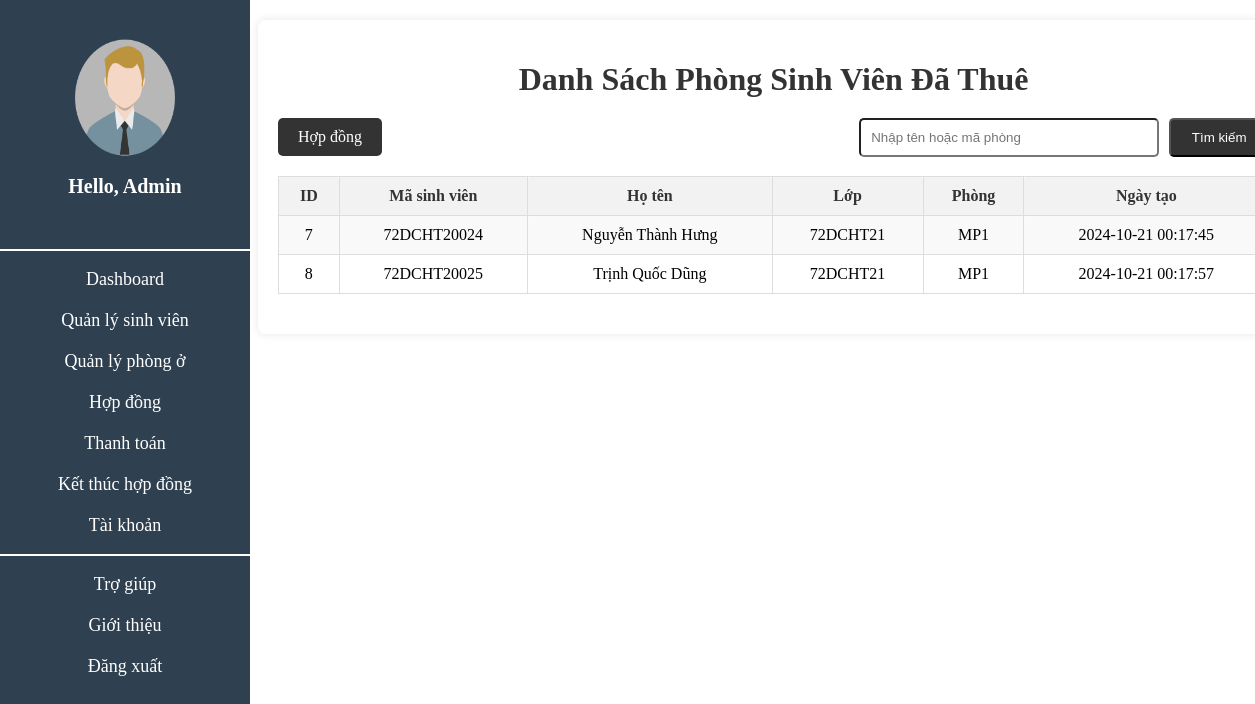
The page /view/Danhsachphong.php on the database its author committed.
### tables this page shows
CREATE TABLE `hopdong` (
  `id` int(11) NOT NULL,
  `Mahopdong` varchar(50) NOT NULL,
  `Masinhvien` varchar(100) DEFAULT NULL,
  `Hoten` varchar(50) DEFAULT NULL,
  `Lop` varchar(50) DEFAULT NULL,
  `Maphong` varchar(50) DEFAULT NULL,
  `Ngaytao` timestamp NULL DEFAULT current_timestamp() ON UPDATE current_timestamp()
);

### view/Danhsachphong.php (the view, shortened to what this page needs)
<link rel="stylesheet" href="../css/hopdong.css">
<?php
    include "sliderbar.php";
    include_once "../config/db.php";
    $searchTerm = isset($_GET['search']) ? $_GET['search'] : '';
    if ($searchTerm) {
        $sql = "SELECT * FROM hopdong WHERE Hoten LIKE '%$searchTerm%' OR Maphong LIKE '%$searchTerm%'";
    } else {
        $sql = "SELECT * FROM hopdong";
    }
?>
<body>
    <div class="sinhvien">
        <h1>Danh Sách Phòng Sinh Viên Đã Thuê</h1>
        <form method="GET" action="">
            <input class="tk" type="submit" value="Tìm kiếm">
            <input class="Timkiem" type="text" name="search" value="<?php echo htmlspecialchars($searchTerm); ?>" placeholder="Nhập tên hoặc mã phòng">
        </form>
        <a href="Hopdong.php">Hợp đồng</a>
        <table border="1">
            <tr>
                <th>ID</th>
                <th>Mã sinh viên</th>
                <th>Họ tên</th>
                <th>Lớp</th>
                <th>Phòng</th>
                <th>Ngày tạo</th>
            </tr>
            <?php
            $result = mysqli_query($conn, $sql);
            if (mysqli_num_rows($result) > 0) {
                while ($student = mysqli_fetch_assoc($result)) {
                    ?>
                    <tr>
                        <td><?php echo $student['id']; ?></td>
                        <td><?php echo $student['Masinhvien']; ?></td>
                        <td><?php echo $student['Hoten']; ?></td>
                        <td><?php echo $student['Lop']; ?></td>
                        <td><?php echo $student['Maphong']; ?></td>
                        <td><?php echo $student['Ngaytao']; ?></td>
                    </tr>
                    <?php
                }
            } else {
                echo "<tr><td colspan='10'>Không có dữ liệu</td></tr>";
            }
        ?>
        </table>
    </div>
</body>

### css/hopdong.css (style rules this page uses)
.sinhvien { width: 80%; margin: 20px auto; background: #fff; padding: 20px; box-shadow: 0 0 10px rgba(0, 0, 0, 0.1); border-radius: 8px; margin-left: 250px; }
.sinhvien h1 { text-align: center; color: #333; margin-bottom: 20px; }
.Timkiem { width: 300px; padding: 10px; border-radius: 5px; float: right; }
.tk { width: 100px; padding: 10px; background-color: #333; color: white; border-radius: 5px; float: right; margin-left: 10px; }
.sinhvien a { display: inline-block; margin-bottom: 20px; background: #333; color: white; padding: 10px 20px; text-decoration: none; border-radius: 5px; transition: background 0.3s; }
table { width: 100%; border-collapse: collapse; margin-bottom: 20px; }
table, th, td { border: 1px solid #ddd; }
th, td { padding: 10px; text-align: center; }
th { background-color: #f2f2f2; color: #333; }
tr:nth-child(even) { background-color: #f9f9f9; }
th, td { border-radius: 3px; }

### rows shown on the page
hopdong: id "7", Masinhvien "72DCHT20024", Hoten "Nguyễn Thành Hưng", Lop "72DCHT21", Maphong "MP1", Ngaytao "2024-10-21 00:17:45"
hopdong: id "8", Masinhvien "72DCHT20025", Hoten "Trịnh Quốc Dũng", Lop "72DCHT21", Maphong "MP1", Ngaytao "2024-10-21 00:17:57"
